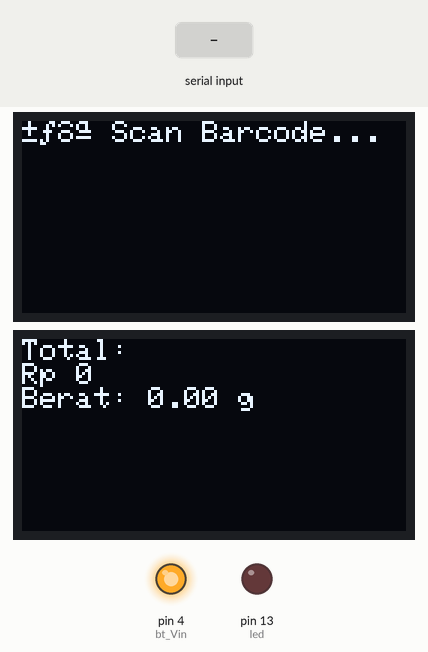
This sketch was run on a simulated Arduino Mega 2560, built with avr-gcc and run on an emulated ATmega2560. Parts: 2 × 128×64 one-colour display, output pins drawn as LEDs (lit = HIGH). The inputs (shaded band) are chosen by the test bench. What the sketch prints to the serial monitor is not drawn.

Above: at 1.3 s.
1.4 s: "1\n" received over Serial
At 2.5 s:
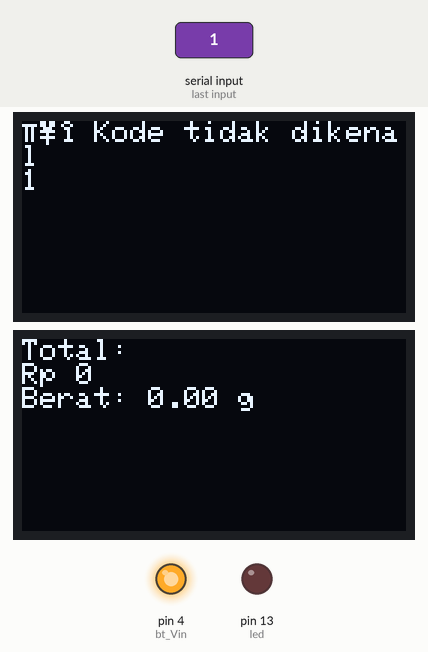
2.9 s: byte 10 ('\n') received over Serial
4.4 s: "0\n" received over Serial
At 4.8 s:
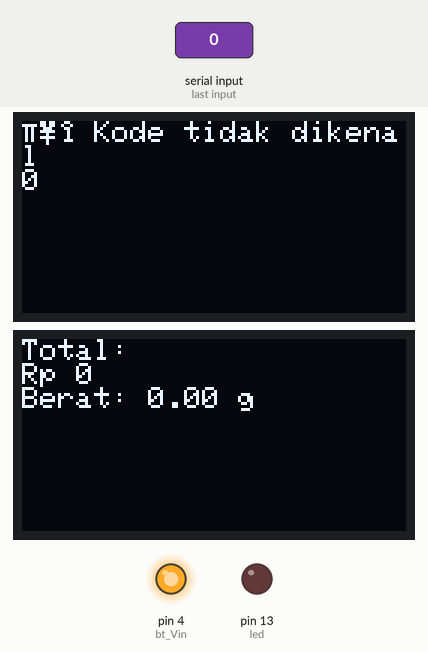
Timing chart, 0 to 7.4 s (numbered marks = the images above; inputs shaded):
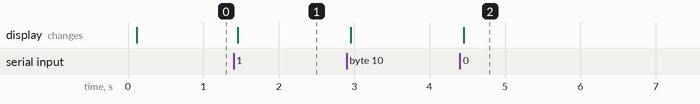

Measured:
- after the input at 1.4 s, the display: changes after 0.06 s (image 1)
- after the input at 4.4 s, the display: changes after 0.06 s (image 2)

The sketch:

sketch.ino
```cpp
#include <SoftwareSerial.h>
#include <Wire.h>
#include <Adafruit_GFX.h>
#include <Adafruit_SSD1306.h>

// Konstanta pin
#define bt_RX 2
#define bt_TX 3
#define bt_Vin 4
#define led 13  // LED indikator

#define SCREEN_WIDTH 128
#define SCREEN_HEIGHT 64
#define OLED_RESET -1

// Dua OLED, misalnya 0x3C dan 0x3D
Adafruit_SSD1306 oled1(SCREEN_WIDTH, SCREEN_HEIGHT, &Wire, OLED_RESET); // Alamat 0x3C
Adafruit_SSD1306 oled2(SCREEN_WIDTH, SCREEN_HEIGHT, &Wire, OLED_RESET); // Alamat 0x3D

SoftwareSerial BTSerial(bt_RX, bt_TX);  // Untuk komunikasi dengan HC-06

// Struktur data untuk barang
struct Item {
  const char* code;
  const char* name;
  float weight; // gram
  int price;    // rupiah
};

// Daftar item
Item items[] = {
  {"ITEM001", "Sabun Mandi", 200, 5000},
  {"ITEM002", "Sampo", 120, 10000},
  {"ITEM003", "Mie Instan", 85, 3500},
};

int itemCount = sizeof(items) / sizeof(items[0]);

// Variabel total
int totalHarga = 0;
float totalBerat = 0;

void setup() {
  Serial.begin(9600);
  BTSerial.begin(9600);

  pinMode(bt_RX, INPUT);
  pinMode(bt_TX, OUTPUT);
  pinMode(bt_Vin, OUTPUT);
  pinMode(led, OUTPUT);

  digitalWrite(bt_Vin, HIGH);  // Aktifkan HC-06

  // Inisialisasi OLED
  if (!oled1.begin(SSD1306_SWITCHCAPVCC, 0x3C)) {
    Serial.println("❌ OLED1 gagal");
    while (1);
  }
  if (!oled2.begin(SSD1306_SWITCHCAPVCC, 0x3D)) {
    Serial.println("❌ OLED2 gagal");
    while (1);
  }

  // Tampilan awal
  oled1.clearDisplay();
  oled1.setTextColor(SSD1306_WHITE);
  oled1.setTextSize(1);
  oled1.setCursor(0, 0);
  oled1.println("📦 Scan Barcode...");
  oled1.display();

  oled2.clearDisplay();
  oled2.setTextColor(SSD1306_WHITE);
  oled2.setTextSize(1);
  oled2.setCursor(0, 0);
  oled2.println("Total:");
  oled2.print("Rp "); oled2.println(totalHarga);
  oled2.print("Berat: "); oled2.print(totalBerat); oled2.println(" g");
  oled2.display();

  Serial.println("📦 Silakan input kode barcode (contoh: ITEM001)");
}

void loop() {
  static String input = "";

  if (Serial.available()) {
    char c = Serial.read();
    if (c == '\n' || c == '\r') {
      input.trim();
      prosesBarcode(input);
      input = "";
    } else {
      input += c;
    }
  }
}

// Fungsi untuk mencari item dan menampilkan hasil
void prosesBarcode(String code) {
  bool found = false;

  for (int i = 0; i < itemCount; i++) {
    if (code == items[i].code) {
      totalHarga += items[i].price;
      totalBerat += items[i].weight;

      Serial.println("✅ Barang Ditambahkan:");
      Serial.print("Nama  : "); Serial.println(items[i].name);
      Serial.print("Harga : Rp "); Serial.println(items[i].price);
      Serial.print("Berat : "); Serial.print(items[i].weight); Serial.println(" gram");
      Serial.println("-----------------------------");
      Serial.print("Total Harga : Rp "); Serial.println(totalHarga);
      Serial.print("Total Berat : "); Serial.print(totalBerat); Serial.println(" gram\n");

      // Kirim via Bluetooth
      BTSerial.print("Nama: "); BTSerial.println(items[i].name);
      BTSerial.print("Harga: "); BTSerial.println(items[i].price);
      BTSerial.print("Total Harga: "); BTSerial.println(totalHarga);
      BTSerial.print("Total Berat: "); BTSerial.println(totalBerat);
      BTSerial.println("------------------------");

      // Tampilkan di OLED1: Info barang
      oled1.clearDisplay();
      oled1.setCursor(0, 0);
      oled1.setTextSize(1);
      oled1.println("Barang Ditambahkan:");
      oled1.print("> "); oled1.println(items[i].name);
      oled1.print("Rp "); oled1.println(items[i].price);
      oled1.print("Berat: "); oled1.print(items[i].weight); oled1.println("g");
      oled1.display();

      // Tampilkan di OLED2: Total
      oled2.clearDisplay();
      oled2.setCursor(0, 0);
      oled2.setTextSize(1);
      oled2.println("Total:");
      oled2.print("Rp "); oled2.println(totalHarga);
      oled2.print("Berat: "); oled2.print(totalBerat); oled2.println(" g");
      oled2.display();

      // LED indikator
      digitalWrite(led, HIGH);
      delay(200);
      digitalWrite(led, LOW);

      found = true;
      break;
    }
  }

  if (!found) {
    Serial.println("❌ Kode tidak ditemukan. Coba lagi.");
    BTSerial.println("Kode tidak ditemukan.");

    // Tampilkan error ke OLED1
    oled1.clearDisplay();
    oled1.setCursor(0, 0);
    oled1.setTextSize(1);
    oled1.println("❌ Kode tidak dikenal");
    oled1.println(code);
    oled1.display();
  }
}
```
